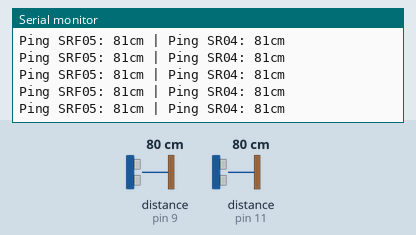
Simulated run of this sketch. Board: Arduino Uno, built with avr-gcc and run on an emulated ATmega328P. Parts: the last lines printed to the serial monitor. The inputs (shaded band) are chosen by the test bench; at power-on: distance to the obstacle (sensors on pin 9, pin 11) 80 cm. The echo pulse lasts 58.3 µs per cm.

Above: at 1.2 s.
1.3 s: distance to the obstacle (sensor on pin 9) set to 9 cm
At 1.34 s:
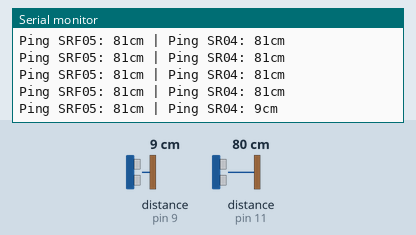
4.3 s: distance to the obstacle (sensor on pin 9) set to 250 cm
At 4.36 s:
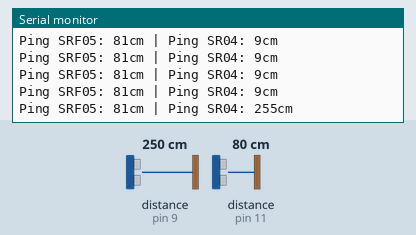
7.3 s: distance to the obstacle (sensor on pin 11) set to 2 cm
At 7.35 s:
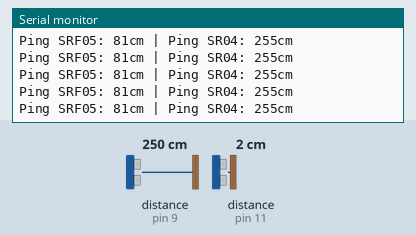
8.8 s: distance to the obstacle (sensor on pin 11) set to 4 cm
At 8.82 s:
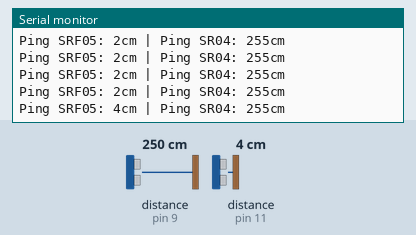
10.3 s: distance to the obstacle (sensor on pin 11) set to 35 cm
At 10.42 s:
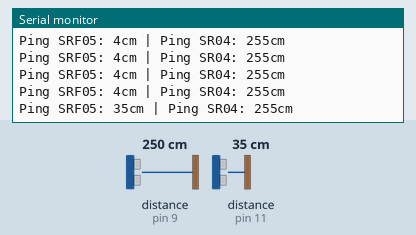
13.3 s: distance to the obstacle (sensor on pin 11) set to 250 cm
At 13.43 s:
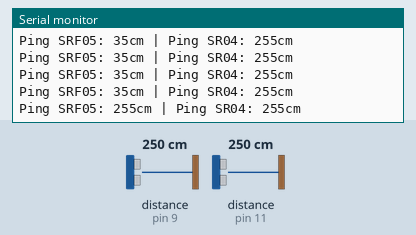
Timing chart, 0 to 16.3 s (numbered marks = the images above; inputs shaded):
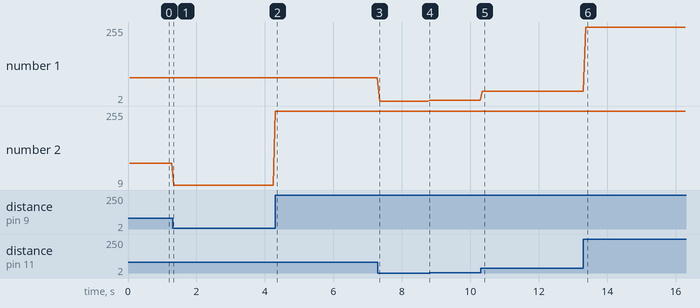

The sketch:

SRF05.ino
```cpp
// ---------------------------------------------------------------------------
// Example NewPing library sketch that does a ping about 20 times per second.
// ---------------------------------------------------------------------------

#include <NewPing.h>

#define TRIGGER_PIN_SRF05  12  // Arduino pin tied to trigger pin on the ultrasonic sensor.
#define ECHO_PIN_SRF05     11  // Arduino pin tied to echo pin on the ultrasonic sensor.
#define TRIGGER_PIN_SR04  8  // Arduino pin tied to trigger pin on the ultrasonic sensor.
#define ECHO_PIN_SR04     9  // Arduino pin tied to echo pin on the ultrasonic sensor.
#define MAX_DISTANCE 500 // Maximum distance we want to ping for (in centimeters). Maximum sensor distance is rated at 400-500cm.

NewPing sonarSRF05(TRIGGER_PIN_SRF05, ECHO_PIN_SRF05, MAX_DISTANCE); // NewPing setup of pins and maximum distance.
NewPing sonarSR04(TRIGGER_PIN_SR04, ECHO_PIN_SR04, MAX_DISTANCE); // NewPing setup of pins and maximum distance.


void setup() {
  Serial.begin(115200); // Open serial monitor at 115200 baud to see ping results.
}

void loop() {
  delay(50);                     // Wait 50ms between pings (about 20 pings/sec). 29ms should be the shortest delay between pings.
  Serial.print("Ping SRF05: ");
  Serial.print(sonarSRF05.ping_cm()); // Send ping, get distance in cm and print result (0 = outside set distance range)
  Serial.print("cm");

  Serial.print(" | Ping SR04: ");
  Serial.print(sonarSR04.ping_cm()); // Send ping, get distance in cm and print result (0 = outside set distance range)
  Serial.println("cm");
}
```

Measured:
- after the input at 1.3 s, the serial monitor: prints a new line at once (image 1)
- after the input at 8.8 s, the serial monitor: prints a new line at once (image 4)
- after the input at 10.3 s, the serial monitor: prints a new line after 0.05 s (image 5)
- after the input at 13.3 s, the serial monitor: prints a new line after 0.07 s (image 6)
- plotted number 1: 81 → 2 after the input at 7.3 s, 4 → 35 after the input at 10.3 s
- plotted number 2: 81 → 255 after the input at 1.3 s
